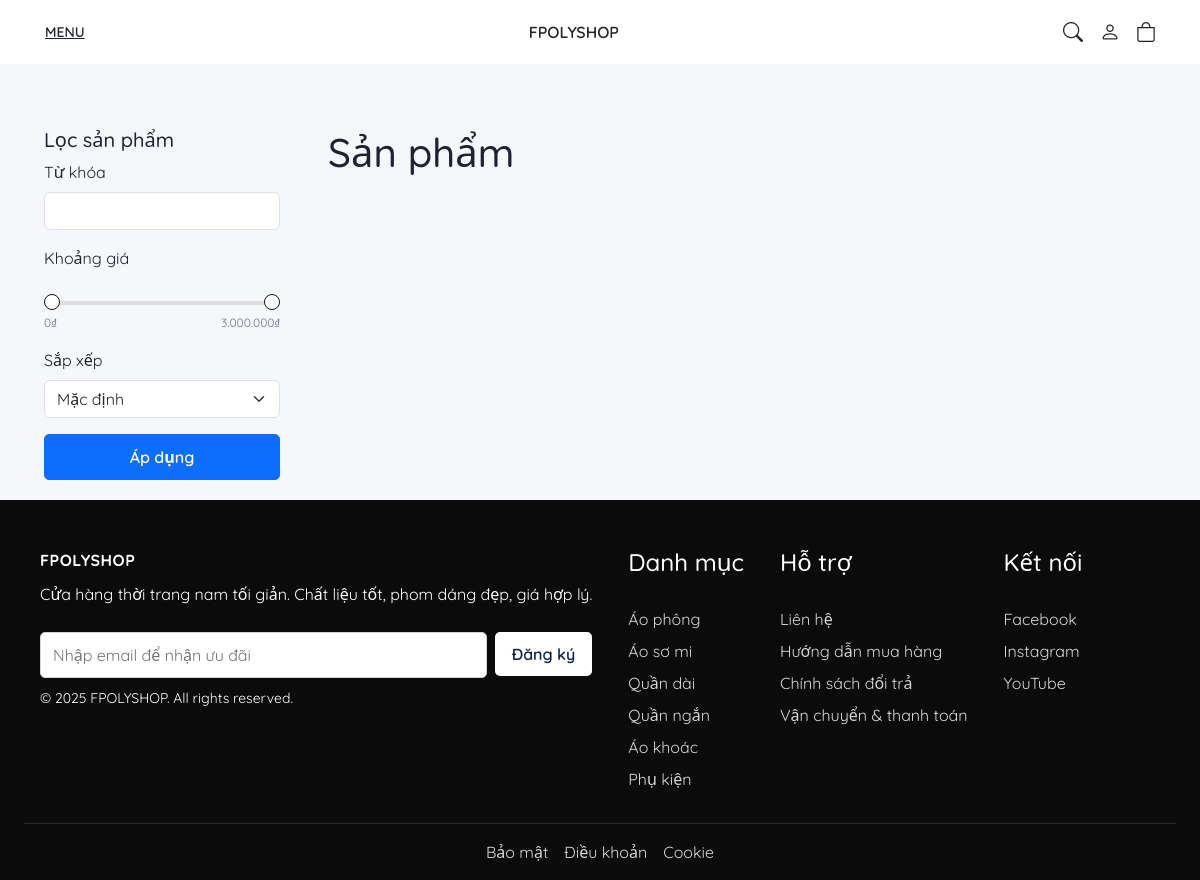
/?act=san-pham&promo=1, run on an earlier commit of the app's database.
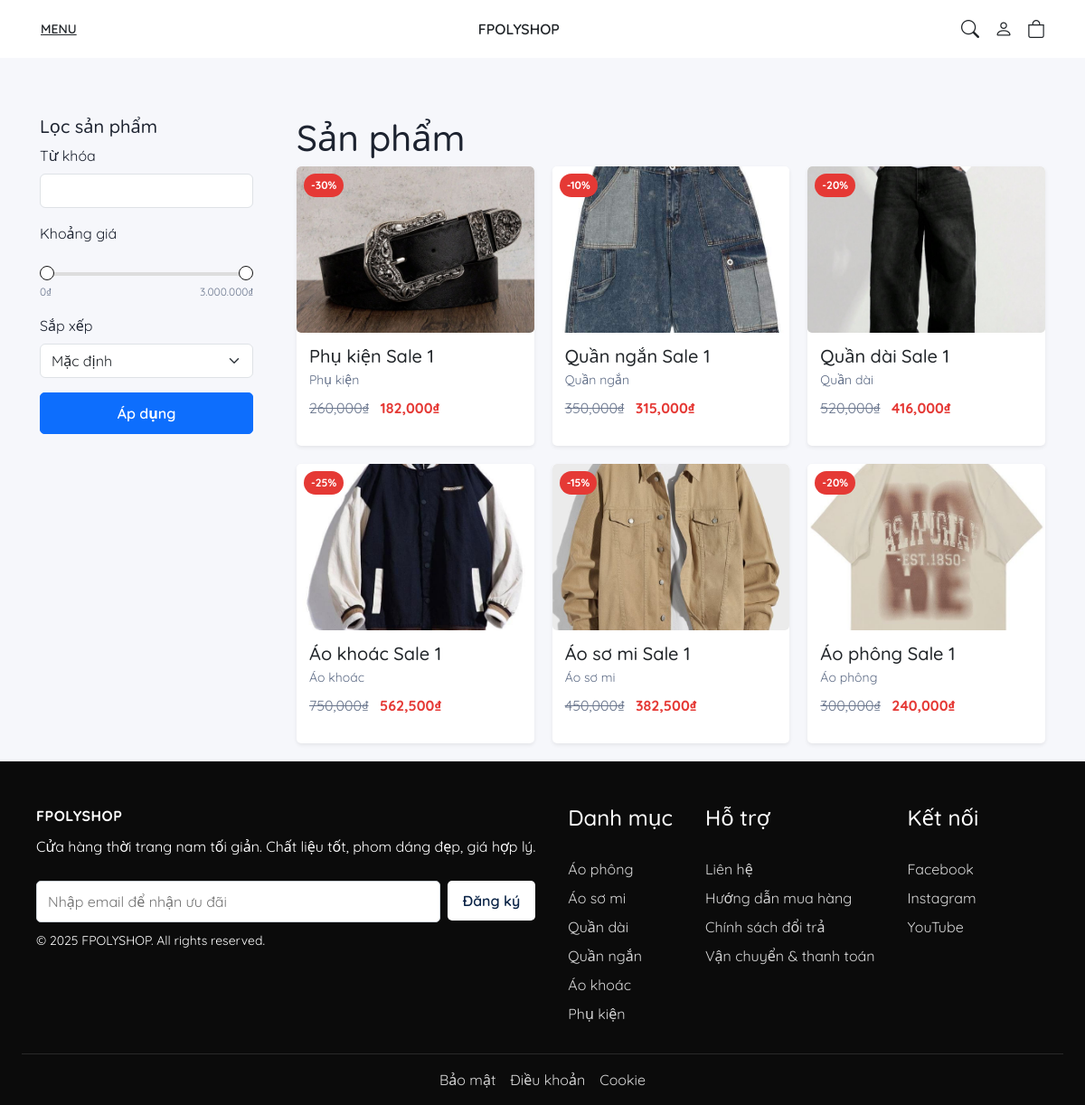
And on a later commit of the database.
### tables this page shows
CREATE TABLE IF NOT EXISTS products (
    id INT AUTO_INCREMENT PRIMARY KEY,             
    name VARCHAR(255) NOT NULL,                   
    price INT NOT NULL,                          
    category_id INT NOT NULL,                     
    description TEXT,                              
    image VARCHAR(255) NOT NULL,                   
    stock INT NOT NULL DEFAULT 0,                  
    discount_percent TINYINT NOT NULL DEFAULT 0,   
    slug VARCHAR(255) UNIQUE NOT NULL,            
    created_at DATETIME DEFAULT CURRENT_TIMESTAMP,
    FOREIGN KEY (category_id) REFERENCES categories(id) ON DELETE CASCADE
);

CREATE TABLE IF NOT EXISTS categories (
    id INT AUTO_INCREMENT PRIMARY KEY,             
    name VARCHAR(100) NOT NULL,                    
    slug VARCHAR(100) UNIQUE NOT NULL              
);

### controllers/ProductController.php (called while the page is built, shortened)
<?php
class ProductController
{
    public $modelProduct;
    public function __construct()
    {
        $this->modelProduct = new ProductModel();
    }
    public function ListProduct()
    {
        $tag = $_GET['tag'] ?? null;
        $q = trim($_GET['q'] ?? '');
        $sort = $_GET['sort'] ?? '';
        $min_price = $_GET['min_price'] ?? '';
        $max_price = $_GET['max_price'] ?? '';
        $promo = $_GET['promo'] ?? '';
        $opts = compact('tag','q','sort','min_price','max_price','promo');
        $products = $this->modelProduct->getFilteredProducts($opts);
        $title = $tag ? match ($tag) {
            'ao-phong' => 'Áo phông',
            'ao-so-mi' => 'Áo sơ mi',
            'ao-khoac' => 'Áo khoác',
            'quan-dai' => 'Quần dài',
            'quan-ngan' => 'Quần ngắn',
            'phu-kien' => 'Phụ kiện',
            default => 'Sản phẩm',
        } : ($q !== '' ? 'Kết quả tìm kiếm' : 'Sản phẩm');
        $keyword = $q;
        require_once './views/products/index.php';
    }
}

### index.php (called while the page is built, shortened)
<?php
require_once './commons/function.php';
require_once './controllers/ProductController.php';
require_once './controllers/AdminController.php';
require_once './models/ProductModel.php';
$act = $_GET['act'] ?? '/';
match ($act) {
    '/' => (new ProductController())->Home(),
    'san-pham' => (new ProductController())->ListProduct(),
    'chi-tiet-san-pham' => (new ProductController())->Detail(),
    'lien-he' => (new ProductController())->Contact(),
    've-chung-toi' => (new ProductController())->About(),
    'san-pham-moi' => (new ProductController())->NewProducts(),
    'tim-kiem' => (new ProductController())->Search(),
    'post-review' => (new ProductController())->PostReview(),
    'login' => (new AuthController())->showLogin(),
    'post-login' => (new AuthController())->loginPost(),
    'register' => (new AuthController())->showRegister(),
    'post-register' => (new AuthController())->registerPost(),
    'logout' => (new AuthController())->logout(),
    'admin' => (new AdminController())->dashboard(),
    'admin-categories' => (new AdminController())->categories(),
    'admin-category-create' => (new AdminController())->categoryCreate(),
    'admin-category-store' => (new AdminController())->categoryStore(),
    'admin-category-edit' => (new AdminController())->categoryEdit(),
    'admin-category-update' => (new AdminController())->categoryUpdate(),
    'admin-category-delete' => (new AdminController())->categoryDelete(),
    'admin-products' => (new AdminController())->products(),
    'admin-product-create' => (new AdminController())->productCreate(),
    'admin-product-store' => (new AdminController())->productStore(),
    'admin-product-edit' => (new AdminController())->productEdit(),
    'admin-product-update' => (new AdminController())->productUpdate(),
    'admin-product-delete' => (new AdminController())->productDelete(),
    'admin-product-show' => (new AdminController())->productShow(),
    'admin-users' => (new AdminController())->users(),
    'admin-reviews' => (new AdminController())->reviews(),
};

### commons/function.php (called while the page is built, shortened)
<?php
function connectDB() {
    $host = DB_HOST;
    $port = DB_PORT;
    $dbname = DB_NAME;
    try {
        $conn = new PDO("mysql:host=$host;port=$port;dbname=$dbname", DB_USERNAME, DB_PASSWORD);
        $conn->setAttribute(PDO::ATTR_ERRMODE, PDO::ERRMODE_EXCEPTION);
        $conn->setAttribute(PDO::ATTR_DEFAULT_FETCH_MODE, PDO::FETCH_ASSOC);
        return $conn;
    } catch (PDOException $e) {
        echo ("Connection failed: " . $e->getMessage());
    }
}

### models/ProductModel.php (called while the page is built, shortened)
<?php
class ProductModel
{
    public $conn;
    public function __construct()
    {
        $this->conn = connectDB();
    }
    public function getFilteredProducts(array $opts)
    {
        $sql = "SELECT p.*, c.name AS category_name
                FROM products p
                INNER JOIN categories c ON p.category_id = c.id
                WHERE 1=1";
        $params = [];
        if (!empty($opts['promo'])) {
            $sql .= " AND p.discount_percent > 0";
        }
        $sort = $opts['sort'] ?? '';
        switch ($sort) {
            default:
                $sql .= " ORDER BY p.id DESC"; break;
        }
        $stmt = $this->conn->prepare($sql);
        $stmt->execute();
        return $stmt->fetchAll();
    }
}

### views/products/index.php (the view, shortened to what this page needs)
<?php
include __DIR__ . '/../partials/header.php'; ?>
<section class="section">
    <div class="container">
        <div class="row" style="display:grid;grid-template-columns:260px 1fr;gap:24px">
            <aside>
                <form method="get" action="">
                    <h3 class="h5">Lọc sản phẩm</h3>
                    <div class="mb-3">
                        <label class="form-label">Từ khóa</label>
                        <input type="text" name="q" class="form-control" value="<?= htmlspecialchars($keyword ?? '') ?>" />
                    </div>
                    <div class="mb-3">
                        <label class="form-label">Khoảng giá</label>
                        <?php
                            $min = (int)($_GET['min_price'] ?? 0);
                            $max = (int)($_GET['max_price'] ?? 3000000);
                        ?>
                        <div class="price-range">
                            <div class="range-slider">
                                <div class="track"></div>
                            </div>
                            <div class="range-row">
                                <span id="minPrice"><?= number_format($min,0,',','.') ?>₫</span>
                                <span id="maxPrice"><?= number_format($max,0,',','.') ?>₫</span>
                            </div>
                        </div>
                    </div>
                    <div class="mb-3">
                        <label class="form-label">Sắp xếp</label>
                        <select name="sort" class="form-select">
                            <option value="">Mặc định</option>
                        </select>
                    </div>
                    <button class="btn btn-dark w-100">Áp dụng</button>
                </form>
            </aside>
            <div>
                <div class="d-flex justify-content-between align-items-end mb-2" style="display:flex;justify-content:space-between;align-items:flex-end;margin-bottom:8px">
                    <h2 class="h1 m-0"><?= htmlspecialchars($title) ?></h2>
                </div>
                <div class="grid cards">
            <?php foreach ($products as $p): ?>
            <a class="card shadow-sm" href="<?= BASE_URL ?>?act=chi-tiet-san-pham&slug=<?= urlencode($p['slug']) ?>">
                <div class="card-img" style="background-image:url('<?= BASE_URL . htmlspecialchars($p['image']) ?>')">
                    <?php if (!empty($p['discount_percent']) && (int)$p['discount_percent']>0): ?>
                        <span class="badge-sale">-<?= (int)$p['discount_percent'] ?>%</span>
                    <?php endif; ?>
                </div>
                <div class="card-body">
                    <h3 class="h5 mb-1"><?= htmlspecialchars($p['name']) ?></h3>
                    <p class="muted small mb-2"><?= htmlspecialchars($p['category_name']) ?></p>
                    <?php if (!empty($p['discount_percent']) && (int)$p['discount_percent']>0): ?>
                        <?php $old=$p['price']; $new= round($old * (100 - (int)$p['discount_percent'])/100); ?>
                        <p class="price"><span class="old"><?= number_format($old) ?>₫</span> <span class="new"><?= number_format($new) ?>₫</span></p>
                    <?php else: ?>
                        <p class="price"><?= number_format($p['price']) ?>₫</p>
                    <?php endif; ?>
                </div>
            </a>
            <?php endforeach; ?>
                </div>
            </div>
        </div>
    </div>
</section>
<?php include __DIR__ . '/../partials/footer.php'; ?>

### views/partials/header.php (shortened to what this page needs)
<!DOCTYPE html>
<html lang="vi">
<head>
    <link href="https://cdn.jsdelivr.net/npm/bootstrap@5.3.3/dist/css/bootstrap.min.css" rel="stylesheet">
    <link href="https://cdn.jsdelivr.net/npm/bootstrap-icons@1.11.3/font/bootstrap-icons.css" rel="stylesheet">
    <link rel="stylesheet" href="<?= BASE_URL ?>assets/css/style.css">
</head>
<body>
    <header class="site-header">
        <div class="bg-white" style="height: var(--header-h); display:flex; align-items:center;">
            <div class="container d-flex align-items-center justify-content-between">
                <button class="btn btn-link text-dark d-flex align-items-center gap-2 p-0" type="button" data-bs-toggle="offcanvas" data-bs-target="#offcanvasMenu" aria-controls="offcanvasMenu">
                    <span class="text-uppercase small">Menu</span>
                </button>
                <a class="navbar-brand m-0 text-dark fw-semibold" href="<?= BASE_URL ?>">FPOLYSHOP</a>
                <div class="d-flex align-items-center gap-3">
                    <button class="btn p-0 text-dark" id="btnOpenSearch" type="button" aria-label="Search"><i class="bi bi-search fs-5"></i></button>
                    <div class="dropdown">
                        <a class="text-dark text-decoration-none" href="#" role="button" data-bs-toggle="dropdown" aria-expanded="false">
                            <i class="bi bi-person fs-5"></i>
                        </a>
                    </div>
                    <a class="text-dark" href="#" aria-label="Cart"><i class="bi bi-bag fs-5"></i></a>
                </div>
            </div>
        </div>
    </header>
    <main>

### views/partials/footer.php (shortened to what this page needs)
    </main>
    <footer class="site-footer">
        <div class="container footer-grid">
            <div>
                <div class="logo">FPOLYSHOP</div>
                <p>Cửa hàng thời trang nam tối giản. Chất liệu tốt, phom dáng đẹp, giá hợp lý.</p>
                <form class="newsletter-form" onsubmit="return false;">
                    <input type="email" placeholder="Nhập email để nhận ưu đãi">
                    <button type="submit" class="btn btn-white">Đăng ký</button>
                </form>
                <small>© <?= date('Y') ?> FPOLYSHOP. All rights reserved.</small>
            </div>
            <div>
                <h4>Danh mục</h4>
                <ul>
                    <li><a href="<?= BASE_URL ?>?act=san-pham&tag=ao-phong">Áo phông</a></li>
                    <li><a href="<?= BASE_URL ?>?act=san-pham&tag=ao-so-mi">Áo sơ mi</a></li>
                    <li><a href="<?= BASE_URL ?>?act=san-pham&tag=quan-dai">Quần dài</a></li>
                    <li><a href="<?= BASE_URL ?>?act=san-pham&tag=quan-ngan">Quần ngắn</a></li>
                    <li><a href="<?= BASE_URL ?>?act=san-pham&tag=ao-khoac">Áo khoác</a></li>
                    <li><a href="<?= BASE_URL ?>?act=san-pham&tag=phu-kien">Phụ kiện</a></li>
                </ul>
            </div>
            <div>
                <h4>Hỗ trợ</h4>
                <ul>
                    <li><a href="<?= BASE_URL ?>?act=lien-he">Liên hệ</a></li>
                    <li><a href="#">Hướng dẫn mua hàng</a></li>
                    <li><a href="#">Chính sách đổi trả</a></li>
                    <li><a href="#">Vận chuyển & thanh toán</a></li>
                </ul>
            </div>
            <div>
                <h4>Kết nối</h4>
                <ul>
                    <li><a href="#">Facebook</a></li>
                    <li><a href="#">Instagram</a></li>
                    <li><a href="#">YouTube</a></li>
                </ul>
            </div>
        </div>
        <div class="container footer-legal">
            <a href="#">Bảo mật</a>
            <a href="#">Điều khoản</a>
            <a href="#">Cookie</a>
        </div>
    </footer>
</body>
</html>

### assets/css/style.css (style rules this page uses)
:root { --bg:#f6f7fb;--fg:#1d2330;--muted:#5d6b85;--card:#ffffff;--accent:#0d6efd;--shadow:rgba(13,110,253,.15);--header-h:64px; }
* { box-sizing:border-box }
html,body { margin:0;padding:0;font-family:'Quicksand', Inter, system-ui, -apple-system, Segoe UI, Roboto, Arial, sans-serif;color:var(--fg);background:#fff }
a { color:inherit;text-decoration:none }
.container { width:100%;max-width:1152px;margin:0 auto;padding:0 20px }
.site-header { position:sticky;top:0;z-index:10 }
.logo { font-weight:800;letter-spacing:.5px }
.btn { display:inline-flex;align-items:center;justify-content:center;padding:10px 16px;border-radius:5px;border:1px solid transparent;font-weight:600;cursor:pointer }
.btn-white { background:#fff;color:#0b2447 }
.btn-dark { background:#0d6efd;color:#fff;border-color:#0d6efd }
.section { padding:64px 0;background:var(--bg) }
.section:last-of-type { padding-bottom:20px }
.grid { display:grid;gap:20px }
.grid.cards { grid-template-columns:repeat(auto-fill,minmax(220px,1fr)) }
.card { background:var(--card);border:0;border-radius:5px;overflow:hidden;box-shadow:0 6px 20px var(--shadow);transition:transform .2s ease, box-shadow .2s ease }
.grid.cards .card,.products .card,.product-list .card { border:0 !important;border-radius:5px !important;box-shadow:none }
.card-img { padding-top:70%;background-size:cover;background-position:center;position:relative }
.card-body { padding:14px }
.price { font-weight:700 }
.price .old { font-weight:400;color:#6b778e;text-decoration:line-through;margin-right:8px }
.price .new { color:#e53935 }
.badge-sale { position:absolute;left:8px;top:8px;background:#e53935;color:#fff;font-weight:700;border-radius:999px;padding:4px 8px;font-size:12px }
.muted { color:var(--muted) }
.newsletter-form { display:flex;gap:8px }
.newsletter-form input { flex:1;padding:10px 12px;border-radius:5px;border:1px solid #ced4da;background:#fff;color:#1d2330 }
.newsletter-form .btn { height:44px;border-radius:5px }
.site-footer { background:#0b0b0b;border-top:0;padding:48px 0 0;color:#ffffff }
.site-footer .logo { font-weight:800;letter-spacing:.5px }
.site-footer h4 { color:#fff;margin-bottom:12px }
.site-footer a { color:#d7d7d7 }
.footer-grid { display:flex;grid-template-columns:repeat(4,minmax(0,1fr));gap:36px;align-items:start; padding-left:16px }
.footer-grid>div { display:flex;flex-direction:column;gap:10px }
.footer-grid ul { list-style:none;margin:0;padding:0 }
.footer-grid li { margin:8px 0 }
.footer-legal { display:flex;gap:16px;justify-content:center;border-top:1px solid rgba(255,255,255,.12);margin-top:24px;padding:16px 0;color:#b8c1d1 }
.price-range { margin:8px 0 12px }
.range-row { display:flex;justify-content:space-between;font-size:12px;color:#6b778e;margin-top:4px }
.range-slider { position:relative;height:24px }
.range-slider .track { position:absolute;left:0;right:0;top:15px;height:4px;border-radius:2px;background:#ddd }

What changed in the data, as far as the page shows it:
added products: image (picture), discount_percent "30", name "Phụ kiện Sale 1", category.name "Phụ kiện", price "260,000", new "182,000"
added products: image (picture), discount_percent "10", name "Quần ngắn Sale 1", category.name "Quần ngắn", price "350,000", new "315,000"
added products: image (picture), discount_percent "20", name "Quần dài Sale 1", category.name "Quần dài", price "520,000", new "416,000"
added products: image (picture), discount_percent "25", name "Áo khoác Sale 1", category.name "Áo khoác", price "750,000", new "562,500"
added products: image (picture), discount_percent "15", name "Áo sơ mi Sale 1", category.name "Áo sơ mi", price "450,000", new "382,500"
added products: image (picture), discount_percent "20", name "Áo phông Sale 1", category.name "Áo phông", price "300,000", new "240,000"
